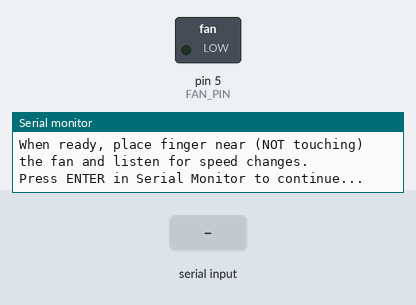
A program run on a simulated Arduino Nano, built with avr-gcc and run on an emulated ATmega328P. Parts: switched loads named in the program (green lamp = pin HIGH), the last lines printed to the serial monitor. The inputs (shaded band) are chosen by the test bench.

Above: at 1.4 s.
1.5 s: "1" received over Serial
At 3.0 s:
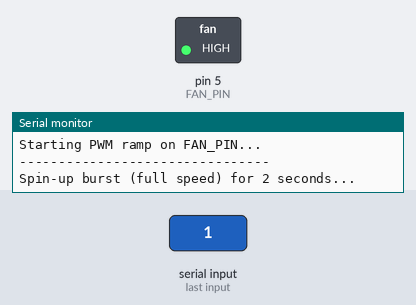
At 3.9 s:
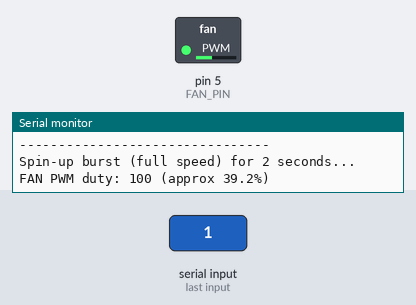
Timing chart, 0 to 20.0 s (numbered marks = the images above; inputs shaded):
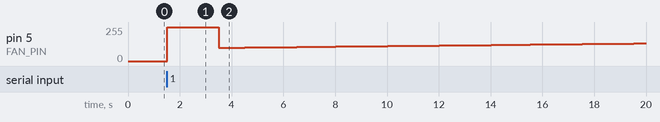

The program:

main.cpp
```cpp
// (licence header left out)
#include <Arduino.h>
#include "Hardware.h"   // for FAN_PIN and initFan()

// Guided version of ASCD_Nano_Test_Fan.ino
// - Uses FAN_PIN from Hardware.h (pin 5 on Nano).
// - Ramps PWM from low to max so you can listen/feel the fan response.

constexpr uint8_t START_DUTY = 100;  // roughly where most fans start moving
constexpr uint8_t END_DUTY   = 255;  // full speed
constexpr uint16_t STEP_DELAY_MS = 500;  // time at each speed


void waitForUser(const char* msg)
{
    Serial.println();
    Serial.println(msg);
    Serial.println("Press ENTER in Serial Monitor to continue...");

    while (!Serial.available()) {
        delay(10);
    }
    while (Serial.available()) {
        Serial.read();  // flush
    }
}


void setup()
{
    Serial.begin(115200);
    delay(500);

    Serial.println();
    Serial.println("ASCD Nano - PWM Fan Guided Test");
    Serial.println("================================");
    Serial.println("This test will ramp the fan speed from low to high using PWM.");
    Serial.println();
    Serial.println("PREPARATION");
    Serial.println("-----------");
    Serial.println("1. Make sure the FAN is connected to the correct header (FAN_PIN).");
    Serial.println("2. Ensure the fan blades can spin freely (nothing blocking them).");
    Serial.println("3. Board should be powered with your normal supply.");
    Serial.println();

    initFan();             // sets FAN_PIN as OUTPUT, LOW
    digitalWrite(FAN_PIN, LOW);

    waitForUser("When ready, place finger near (NOT touching) the fan and listen for speed changes.");
}


void loop()
{
    Serial.println();
    Serial.println("Starting PWM ramp on FAN_PIN...");
    Serial.println("--------------------------------");

    // Small spin-up burst at full speed so you know it's alive
    Serial.println("Spin-up burst (full speed) for 2 seconds...");
    analogWrite(FAN_PIN, 255);
    delay(2000);

    // Now ramp from START_DUTY to END_DUTY
    for (uint8_t duty = START_DUTY; duty <= END_DUTY; duty++) {
        Serial.print("FAN PWM duty: ");
        Serial.print(duty);
        Serial.print(" (approx ");
        Serial.print((duty / 255.0f) * 100.0f, 1);
        Serial.println("%)");

        analogWrite(FAN_PIN, duty);    // set PWM speed
        delay(STEP_DELAY_MS);
    }

    // Hold at full speed for a bit
    Serial.println();
    Serial.println("Holding at full speed for 3 seconds...");
    analogWrite(FAN_PIN, 255);
    delay(3000);

    // Then turn off
    Serial.println("Fan OFF.");
    analogWrite(FAN_PIN, 0);

    Serial.println();
    Serial.println("TEST COMPLETE");
    Serial.println("=============");
    Serial.println("What you should have observed:");
    Serial.println(" - Fan spun up quickly during initial burst.");
    Serial.println(" - Fan speed increased in steps during the ramp.");
    Serial.println(" - No strange noises or stalling.");
    Serial.println();
    Serial.println("If the fan did NOT behave as expected, check wiring and supply.");
    Serial.println("Reset the board to run the test again.");

    // Idle forever; user can reset to repeat
    while (true) {
        delay(1000);
    }
}
```

Hardware.h
```cpp
// (licence header left out)
#pragma once
#include <Arduino.h>

// ----------------------
// Pin assignments (Nano version)
// ----------------------

// Shift register 74HC595
constexpr uint8_t LATCH_PIN = 7;    // ST_CP
constexpr uint8_t CLOCK_PIN = 8;    // SH_CP
constexpr uint8_t DATA_PIN  = 6;    // DS

// Mux control pins (16-channel analog switch)
constexpr uint8_t MUX_S0 = 12;
constexpr uint8_t MUX_S1 = 11;
constexpr uint8_t MUX_S2 = 10;
constexpr uint8_t MUX_S3 = 9;

// Mux SIG input on A0
constexpr uint8_t MUX_SIG = A0;     // A0 == 14 on Nano

// Fan PWM (PCB v1.11+)
constexpr uint8_t FAN_PIN = 5;

// OneWire bus for DS18B20 sensors (PCB v1.11+)
constexpr uint8_t ONE_WIRE_BUS_PIN = 4;

// Number of modules / slots
constexpr uint8_t MODULE_COUNT = 4;

// ADC reference voltage (Nano 5V rail, measure & update this!)
constexpr float ADC_REFERENCE_VOLTAGE = 5.05f;


// ----------------------
// Module routing mapping
// (from original Brett Watt sketches)
// ----------------------

struct ModulePins {
  bool   batteryVoltageSel[4];
  bool   batteryVoltageDropSel[4];
  bool   chargeLedSel[4];
  uint8_t chargeMosfetShiftIndex;
  uint8_t dischargeMosfetShiftIndex;
};

// Same layout as in the original test sketches
static const ModulePins MODULES[MODULE_COUNT] = {
  // batteryVoltageSel,      batteryVoltageDropSel,      chargeLedSel,        charge, discharge
  { {1, 1, 0, 1},           {1, 1, 1, 1},              {0, 1, 0, 1},        0,      1 },
  { {1, 0, 0, 1},           {0, 1, 1, 1},              {0, 0, 0, 1},        2,      3 },
  { {1, 1, 1, 0},           {1, 0, 1, 1},              {0, 1, 1, 0},        4,      5 },
  { {1, 0, 1, 0},           {0, 0, 1, 1},              {0, 0, 1, 0},        6,      7 }
};


// ----------------------
// Initialisation helpers
// ----------------------

inline void initShiftRegister() {
  pinMode(LATCH_PIN, OUTPUT);
  pinMode(CLOCK_PIN, OUTPUT);
  pinMode(DATA_PIN, OUTPUT);
  digitalWrite(LATCH_PIN, LOW);
}

inline void initMux() {
  pinMode(MUX_S0, OUTPUT);
  pinMode(MUX_S1, OUTPUT);
  pinMode(MUX_S2, OUTPUT);
  pinMode(MUX_S3, OUTPUT);

  digitalWrite(MUX_S0, LOW);
  digitalWrite(MUX_S1, LOW);
  digitalWrite(MUX_S2, LOW);
  digitalWrite(MUX_S3, LOW);
}

inline void initFan() {
  pinMode(FAN_PIN, OUTPUT);
  digitalWrite(FAN_PIN, LOW);
}


// ----------------------
// Shift register helper
// (replacement for digitalSwitch)
// ----------------------

// Keeps track of current 8 output states and updates only the bit you change.
inline void shiftRegisterSetOutput(uint8_t index, bool value) {
  static bool outputs[8] = { false, false, false, false, false, false, false, false };

  if (index >= 8) return;   // safety guard

  outputs[index] = value;

  uint8_t byteValue = 0;
  uint8_t baseTwo   = 1;

  for (uint8_t i = 0; i < 8; ++i) {
    if (outputs[i]) {
      byteValue += baseTwo;
    }
    baseTwo <<= 1;   // multiply by 2
  }

  digitalWrite(LATCH_PIN, LOW);
  shiftOut(DATA_PIN, CLOCK_PIN, MSBFIRST, byteValue);
  digitalWrite(LATCH_PIN, HIGH);
}


// ----------------------
// Mux helper
// ----------------------

// Select a mux channel based on the boolean selector array (like chargeLedSel[])
inline void muxSelect(const bool selector[4]) {
  const uint8_t controlPins[4] = { MUX_S0, MUX_S1, MUX_S2, MUX_S3 };
  for (uint8_t i = 0; i < 4; ++i) {
    digitalWrite(controlPins[i], selector[i] ? HIGH : LOW);
  }
}

// Read the mux SIG line and return the voltage, averaged over N samples.
inline float readMuxVoltage(const bool selector[4],
                            float referenceVoltage = ADC_REFERENCE_VOLTAGE,
                            uint8_t samples = 10) {
  muxSelect(selector);

  float sum = 0.0f;
  for (uint8_t i = 0; i < samples; ++i) {
    sum += analogRead(MUX_SIG);
  }

  float averageAdc = sum / samples;
  return averageAdc * referenceVoltage / 1023.0f;
}


// ----------------------
// Fan helper
// ----------------------

inline void setFanSpeed(uint8_t duty) {
  // 0–255, works on Nano PWM pin 5
  analogWrite(FAN_PIN, duty);
}
```

Measured:
- after the input at 1.5 s, pin 5 (FAN_PIN): 0/255 → 255/255 at once, → 100/255 2.0 s later, → 101/255 0.50 s later, → 102/255 0.50 s later, … (34 changes in this stretch)
